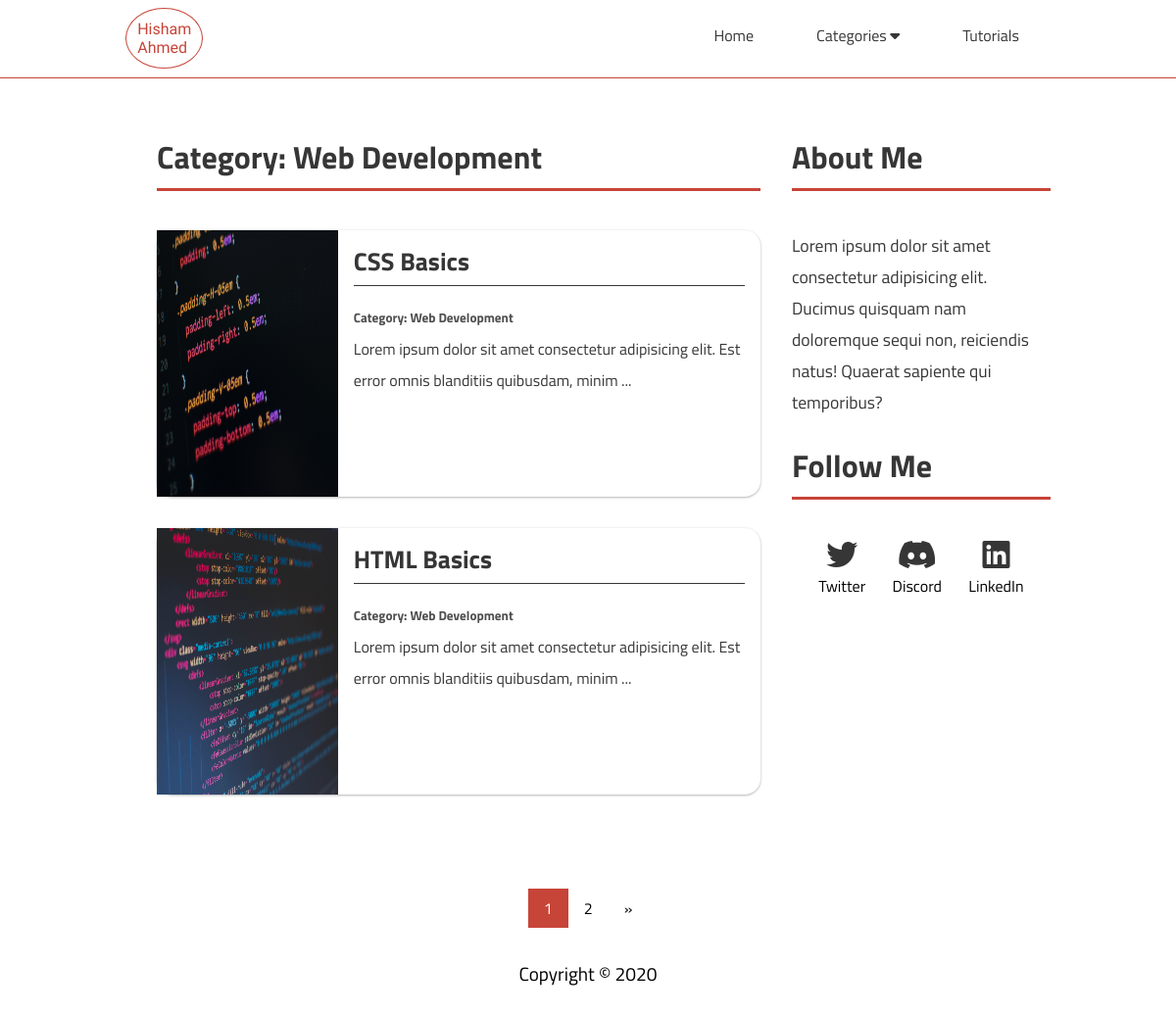
Page /cat/1/ on the committed database.
### blog/models.py (models this page shows, shortened)
class Category(models.Model):
	name = models.CharField(max_length=250)
	slug = models.SlugField(max_length=250, unique=True)
	class Meta:
		ordering = ('pk',)
		verbose_name = 'category'
		verbose_name_plural = 'categories'
	def __str__(self):
		return self.name

class Post(models.Model):
	title = models.CharField(max_length=200)
	content = models.TextField()
	date_posted = models.DateTimeField(default= timezone.now)
	author = models.ForeignKey(User, on_delete=models.DO_NOTHING)
	category = models.ForeignKey(Category, on_delete=models.DO_NOTHING)
	image = models.ImageField(default='default.jpg', upload_to='post_pics')

### blog/views.py (the view)
# urls.py: path('cat/<int:pk>/', CategoryDetailView.as_view(), name='category-detail'),
class CategoryDetailView(DetailView):
	model = Category
	def get_context_data(self, **kwargs):
		context = super().get_context_data(**kwargs)
		page = self.request.GET.get('page')
		posts = paginator = Paginator(Post.objects.filter(category_id=self.kwargs.get('pk')).order_by('-date_posted'), 2)
		context['posts'] = posts.get_page(page)
		return context

### blog/context_processors.py (called while the page is built)
def category(request):
	return { 'categories': Category.objects.all() }

def tutorial(request):
	return { 'tutorials': Tutorial.objects.all() }

### blog/templates/blog/category_detail.html (shortened to what this page needs)
{% extends "blog/base.html" %}
{% load static %}
{% block css %}
	<link rel="stylesheet" href="{% static 'blog/css/tutorials.css' %}">
{% endblock css%}
{% block content %}
	<div class="content">
		<div class="posts-section">
			<h1>Category: {{ object.name }}</h1>
			<div class="posts">
				{% for post in posts %}
				<div class="post">
					<img src="{{post.image.url}}" alt="">
					<div class="post-content">
						<h2><a href="{% url 'post-detail' post.id %}">{{ post.title }}</a></h2>
						<h5>Category: {{post.category}}</h5>
						<p>{{post.content|slice:":100"}} ...</p>
					</div>
				</div>
				{% endfor%}
			</div>
		</div>
		{% block sidebar %} {% include 'blog/sidebar.html' %} {% endblock sidebar %}
	</div>
	<div class="pagination">
		{% if not posts.has_previous %}
			<a href="?page={{posts.number}}" class="active">{{posts.number}}</a>
		{% else %}
			<a href="?page={{posts.number}}" class="active">{{posts.number}}</a>
		{% endif %}
		{% if posts.has_next %}
			<a href="?page={{posts.next_page_number}}">{{posts.next_page_number}}</a>
			<a href="?page={{ posts.paginator.num_pages }}">&raquo;</a>
		{% endif %}
	</div>
{% endblock content %}

### blog/static/blog/css/main.css (style rules this page uses)
*, html { margin: 0; padding: 0; box-sizing: border-box; }
body, html { font-family: 'Titillium Web', sans-serif; }
.content { position: relative; margin: 0 10rem; display: grid; grid-template-columns: 70% 30%; top: 5rem; color: #363636; padding: 3rem 0; grid-gap: 2rem; line-height: 2rem; }
.content h1 { padding: 1rem 0; border-bottom: 0.2rem solid #c74438; margin-bottom: 2.5rem; }
.content .posts-section { position: relative; height: 100%; }
.content .posts-section .posts { position: relative; display: grid; grid-template-columns: 100%; grid-gap: 2rem; }
.content .posts-section .posts .post { height: 17rem; background-color: #fff; display: grid; grid-template-columns: 30% 70%; border-radius: 1rem; box-shadow: 0 0.05rem 0.2rem rgba(0, 0, 0, 0.12), 0 0.05rem 0.13rem rgba(0, 0, 0, 0.24); transition: all 0.3s cubic-bezier(0.25, 0.8, 0.25, 1); }
.content .posts-section .posts .post img { width: 100%; height: 100%; }
.content .posts-section .posts .post .post-content { padding: 1rem; color: #363636; }
.content .posts-section .posts .post .post-content h2 { padding-bottom: .5rem; margin-bottom: 1rem; font-size: 1.6rem; border-bottom: 0.1rem solid #363636; }
.content .posts-section .posts .post .post-content h2 a { text-decoration: none; color: #363636; }
.content .posts-section .posts .post .post-content p { font-size: 1rem; padding-bottom: 1.5rem; }
.content .posts-section .posts .post .post-content h5 { color: #4d4d4d; }
.pagination { position: relative; width: 100%; margin: 8rem 0 2rem 0; display: flex; justify-content: center; }
.pagination a { color: #000000; text-align: center; padding: 8px 16px; text-decoration: none; }
.pagination a.active { background-color: #c74438; color: #fff; }

### rows in the picture
Category: name "Web Development"
Post: image (picture), title "CSS Basics", category "Web Development", content "Lorem ipsum dolor sit amet consectetur adipisicing elit. Est error omnis blanditiis quibusdam, minim"
Post: image (picture), title "HTML Basics", category "Web Development", content "Lorem ipsum dolor sit amet consectetur adipisicing elit. Est error omnis blanditiis quibusdam, minim"

### other values in the picture
{{ posts.number }} "1"
{{ posts.next_page_number }} "2"
